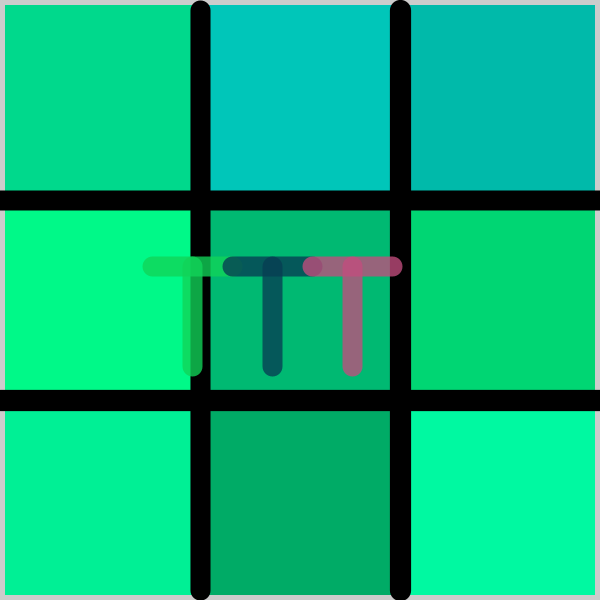
Frame 1 (no input)
Frame 60 (the mouse pressed at the canvas centre just before this capture): identical to frame 1, image omitted
Frame 120 (the mouse held since frame 60 and released just before this capture): identical to frame 1, image omitted

The Processing sketch that drew this single still picture (run headless with seeded random() and noise(); from frame 60 on, the mouse is pressed at the canvas centre):

// Processing sketch: processing_70911
// ── processing_70911.pde

/*****************************************
 * Assignment  #2
 * Name:    Yunqi Chen (Angie)
 * E-mail:  ychen07@brynmawr.edu
 * Course:      CS 110 - Section 01
 * Submitted:   
 * 
 * This is a simple program of the popular game - Tic Tac Toe
 * Several methods in chapter 1 - 7 have been applied, 
 * including conditionals such as if-else, for, switch, 
 * as well as a few variables to run the program efficiently
 *
 ***********************************************/
int n = 0;

void setup() {
  size(600, 600);
  smooth();
  frameRate(5);
  drawBackground();
  println("WELCOME TO TIC TAC TOE");
  println("PRESS ANY KEY TO RESTART");
  println("Programmed by Angie Yunqi Chen");
}


void draw() {
}


void drawBackground() {  
 
   // draw the 9 random-colored rectangles
  for (int p = 100; p <= 500; p+= 200) {
    for (int q = 100; q <= 500; q += 200) {
      noStroke();
      rectMode(CENTER);
      fill(0, random(150, 255), random(100, 255));
      rect(p, q, 190, 190);
    }
  }
 
  //draw the 'skeleton' of the background
  for (int a = 200; a <= 400; a+= 200) {
    stroke(0);
    strokeCap(ROUND);
    strokeWeight( random(20, 25));
    line(a, 10, a, height-10);
    line(0, a, width, a);
  }


  //draw the 'logo' of Tic Tac Toe -- TTT
  int k = floor (random(50, 400));
  int b = floor (random(50, 500));
  drawT (k, b);
  drawT (k+80, b);
  drawT (k+160, b);
}


//Draw the Logo of three Ts
void drawT(int i, int j) {
  strokeCap(ROUND);
  strokeWeight(20);
  stroke(random(255), random(255), random(80, 255), 200);
  line(i, j, i, j + 100);
  strokeWeight(20);
  line(i - 40, j, i + 40, j);
  strokeWeight(5);
}


//Now start programming the game!
void mousePressed() {

  if (n % 2 == 0)
  {    
    drawPlayer1();
    n ++;
  } 
  else {
    drawPlayer2();
    n ++;
  }
}


//Directions for drawing 'o' in designated area
void drawPlayer1() {
  float x = mouseX/200;
  float y = mouseY/200;
  strokeWeight(20);
  strokeCap(ROUND);
  noFill(); 
  ellipseMode(CENTER);  
  rectMode(CENTER); 
  switch(ceil(x) + 3* ceil(y)) {
  case 0: 
    stroke(255, 0, 0);
    ellipse(100, 100, 120, 120);
    break;
  case 2: 
    stroke(255, 0, 0);
    ellipse(500, 100, 120, 120);
    break;
  case 4: 
    stroke(255, 0, 0);
    ellipse(300, 300, 120, 120); 
    break;
  case 6: 
    stroke(255, 0, 0);
    ellipse(100, 500, 120, 120);
    break;
  case 8: 
    stroke(255, 0, 0);
    ellipse(500, 500, 120, 120);
    break;
  case 1:
    stroke (12, 19, 196);
    ellipse(300, 100, 120, 120);
    break;
  case 3:
    stroke (12, 19, 196);
    ellipse(100, 300, 120, 120);
    break;
  case 5:
    stroke (12, 19, 196);
    ellipse(500, 300, 120, 120);
    break;
  case 7:
    stroke (12, 19, 196);
    ellipse(300, 500, 120, 120);
    break;
  }
}


//directions for drawing 'x' 
void drawPlayer2() {
  float x = mouseX/200;
  float y = mouseY/200;
  strokeWeight(20);
  strokeCap(ROUND);
  noFill(); 
  switch(ceil(x) + 3* ceil(y)) {
  case 0: 
    stroke(255, 0, 0);
    line(50, 50, 150, 150);
    line(50, 150, 150, 50);
    break;
  case 2: 
    stroke(255, 0, 0);
    line(450, 50, 550, 150);
    line(550, 50, 450, 150);
    break;
  case 4: 
    stroke(255, 0, 0);
    line(250, 250, 350, 350);
    line(350, 250, 250, 350);
    break;
  case 6: 
    stroke(255, 0, 0);
    line(50, 450, 150, 550);
    line(150, 450, 50, 550);
    break;
  case 8: 
    stroke(255, 0, 0);
    line(450, 450, 550, 550);
    line(550, 450, 450, 550);
    break;
  case 1:
    stroke (12, 19, 196);
    line(250, 50, 350, 150);
    line(350, 50, 250, 150);
    break;
  case 3:
    stroke (12, 19, 196);
    line(50, 250, 150, 350);
    line(150, 250, 50, 350);
    break;
  case 5:
    stroke (12, 19, 196);
    line(450, 250, 550, 350);
    line(550, 250, 450, 350);
    break;
  case 7:
    stroke (12, 19, 196);
    line(250, 450, 350, 550);
    line(350, 450, 250, 550);
    break;
  }
}

//restart the game
void keyPressed() {
  drawBackground();
}
